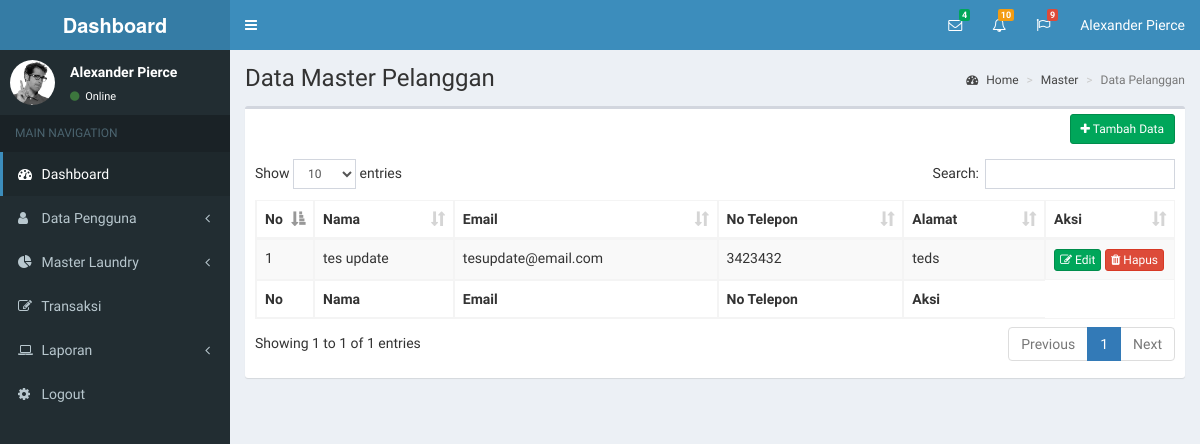
Page /index.php/dashboard_controller/master_pelanggan on the earlier database version.
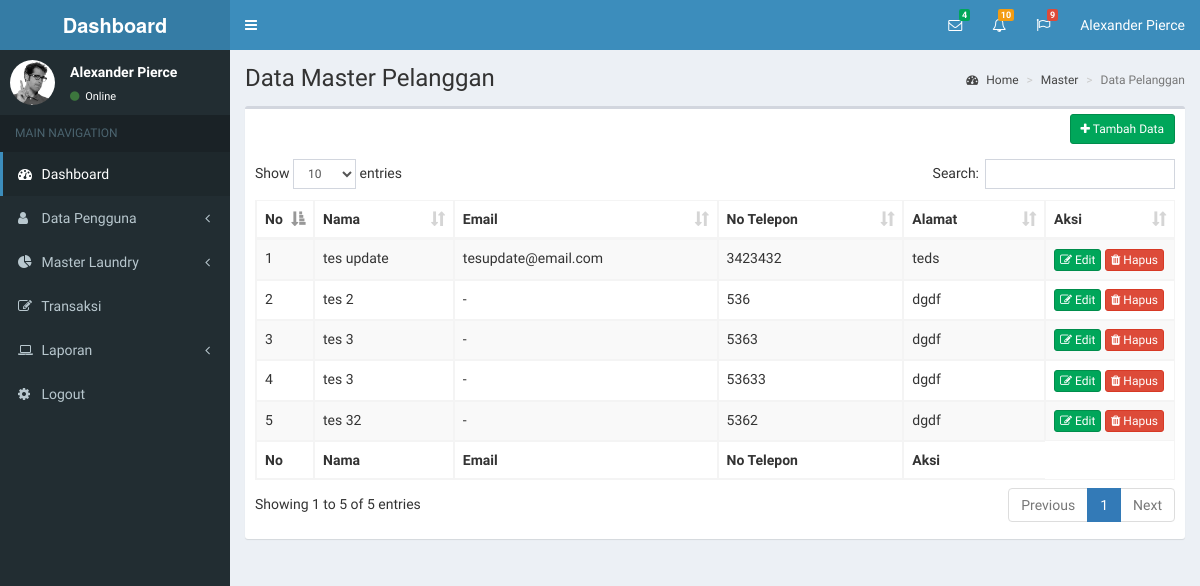
Same page on the later database version.
### tables this page shows
CREATE TABLE `tb_pelanggan` (
  `id_pelanggan` int(11) NOT NULL,
  `nama_pelanggan` varchar(50) NOT NULL,
  `email_pelanggan` varchar(50) NOT NULL,
  `password_pelanggan` text NOT NULL,
  `no_telepon_pelanggan` varchar(13) NOT NULL,
  `alamat_pelanggan` text NOT NULL,
  `deleted` int(11) NOT NULL
);

### application/controllers/Dashboard_controller.php (called while the page is built, shortened)
<?php defined('BASEPATH')OR exit('No dirrect access allowed');
    class Dashboard_controller extends CI_Controller{
        public function __construct(){
            $this->load->model('Dashboard_model');
        }
        public function master_pelanggan(){
            $data['listpelanggan'] = $this->Dashboard_model->get_list_pelanggan();
            $this->load->view('header/index-header-dashboard');
            $this->load->view('master_data/master_pelanggan/index-master-pelanggan',$data);
        }
    }
?>

### index.php (called while the page is built, shortened)
<?php
require_once BASEPATH.'core/CodeIgniter.php';

### application/models/Dashboard_model.php (called while the page is built, shortened)
<?php
    class Dashboard_model extends CI_Model{
        public function get_list_pelanggan(){
            return $this->db->where('deleted',0)
                            ->from('tb_pelanggan')
                            ->get()->result();
        }
    }
?>

### application/views/master_data/master_pelanggan/index-master-pelanggan.php (the view, shortened to what this page needs)
<!DOCTYPE html>
<html>
  <head>
    <link rel="stylesheet" href="<?php echo base_url();?>assets/bootstrap/css/bootstrap.min.css">
    <link rel="stylesheet" href="https://maxcdn.bootstrapcdn.com/font-awesome/4.4.0/css/font-awesome.min.css">
    <link rel="stylesheet" href="https://code.ionicframework.com/ionicons/2.0.1/css/ionicons.min.css">
    <link rel="stylesheet" href="<?php echo base_url();?>assets/plugins/datatables/dataTables.bootstrap.css">
    <link rel="stylesheet" href="<?php echo base_url();?>assets/dist/css/AdminLTE.min.css">
    <link rel="stylesheet" href="<?php echo base_url();?>assets/dist/css/skins/_all-skins.min.css">
  </head>
  <body class="hold-transition skin-blue sidebar-mini">
    <div class="wrapper">
      <div class="content-wrapper">
        <section class="content-header">
          <h1>
            Data Master Pelanggan
          </h1>
          <ol class="breadcrumb">
            <li><a href="#"><i class="fa fa-dashboard"></i> Home</a></li>
            <li><a href="#">Master</a></li>
            <li class="active">Data Pelanggan</li>
          </ol>
        </section>
        <section class="content">
          <div class="row">
            <div class="col-xs-12">
              <div class="box">
                <div class="box-header">
                  <div class="box-tools pull-right">
                    <a href="<?php echo base_url('formaddpelanggan');?>" class="btn btn-sm btn-success"><i class="fa fa-plus"></i> Tambah Data</a>
                  </div>
                  <br>
                </div>
                <div class="box-body">
                  <table id="example1" class="table table-bordered table-striped">
                    <thead>
                      <tr>
                        <th width="10px">No</th>
                        <th>Nama</th>
                        <th>Email</th>
                        <th>No Telepon</th>
                        <th>Alamat</th>
                        <th width="90px">Aksi</th>
                      </tr>
                    </thead>
                    <tbody>
                      <?php
                        $no=1;
                        foreach($listpelanggan as $pelanggan) {
                      ?>
                        <tr>
                          <td><?php echo $no++;?></td>
                          <td><?php echo $pelanggan->nama_pelanggan;?></td>
                          <td><?php echo $pelanggan->email_pelanggan;?></td>
                          <td><?php echo $pelanggan->no_telepon_pelanggan;?></td>
                          <td><?php echo $pelanggan->alamat_pelanggan;?></td>
                          <td>
                            <a class="btn btn-xs btn-success" href="<?php echo base_url('formeditpelanggan/'.$pelanggan->id_pelanggan);?>"><i class="fa fa-edit"></i> Edit</a>
                            <a class="btn btn-xs btn-danger" data-toggle="modal" data-target="#modalhapus_<?php echo $pelanggan->id_pelanggan;?>"><i class="fa fa-trash"></i> Hapus</a>
                          </td>
                        </tr>
                      <?php } ?>
                    </tbody>
                    <tfoot>
                      <tr>
                        <th>No</th>
                        <th>Nama</th>
                        <th>Email</th>
                        <th>No Telepon</th>
                        <th>Aksi</th>
                      </tr>
                    </tfoot>
                  </table>
                </div>
              </div>
            </div>
          </div>
        </section>
      </div>
    </div>
  </body>
</html>

Differences in the rows shown:
added tb_pelanggan: nama_pelanggan "tes 2", email_pelanggan "-", no_telepon_pelanggan "536", alamat_pelanggan "dgdf"
added tb_pelanggan: nama_pelanggan "tes 3", email_pelanggan "-", no_telepon_pelanggan "5363", alamat_pelanggan "dgdf"
added tb_pelanggan: nama_pelanggan "tes 3", email_pelanggan "-", no_telepon_pelanggan "53633", alamat_pelanggan "dgdf"
added tb_pelanggan: nama_pelanggan "tes 32", email_pelanggan "-", no_telepon_pelanggan "5362", alamat_pelanggan "dgdf"
Other differences:
text written by a page script: "Show entries Search: Showing 1 to 1 of 1 entries Previous 1 Next" → "Show entries Search: Showing 1 to 5 of 5 entries Previous 1 Next"
